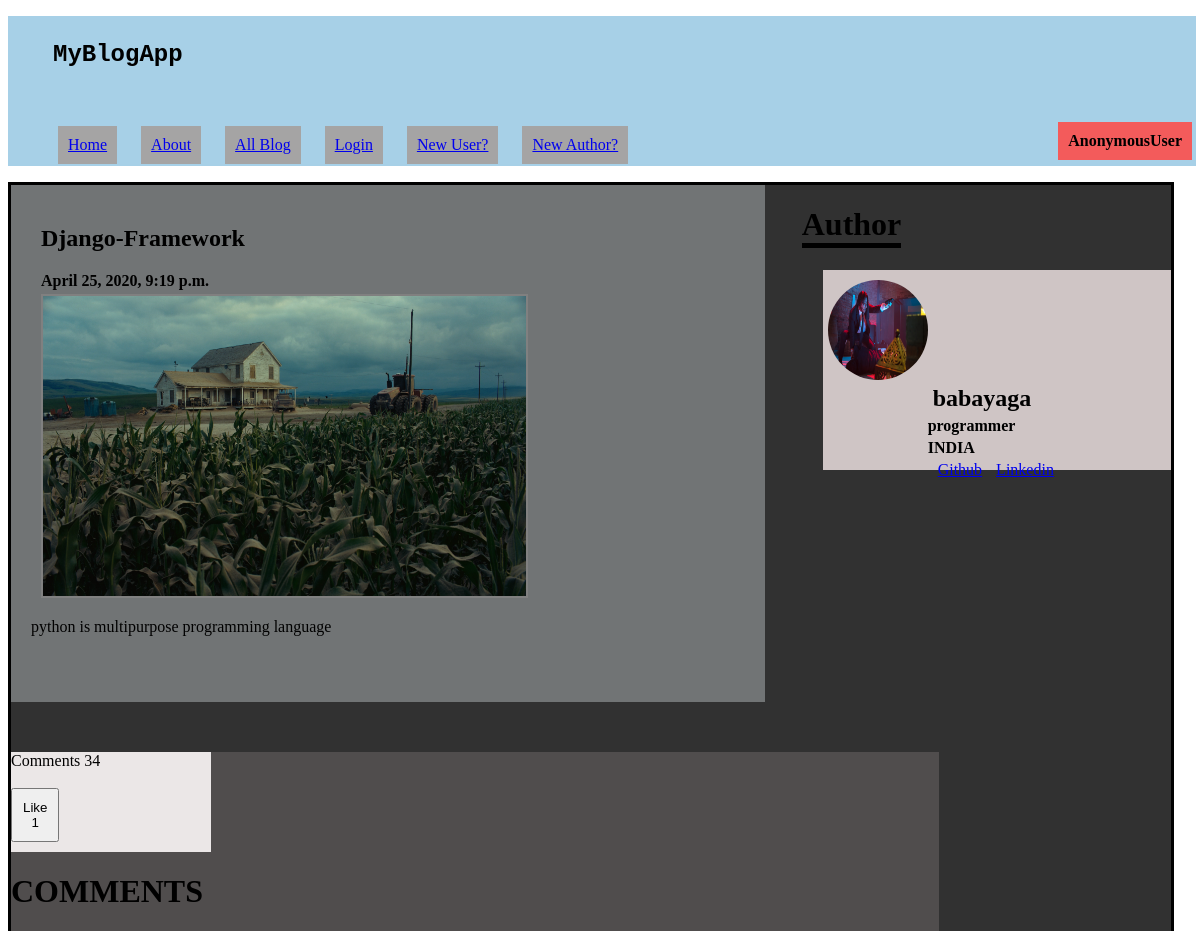
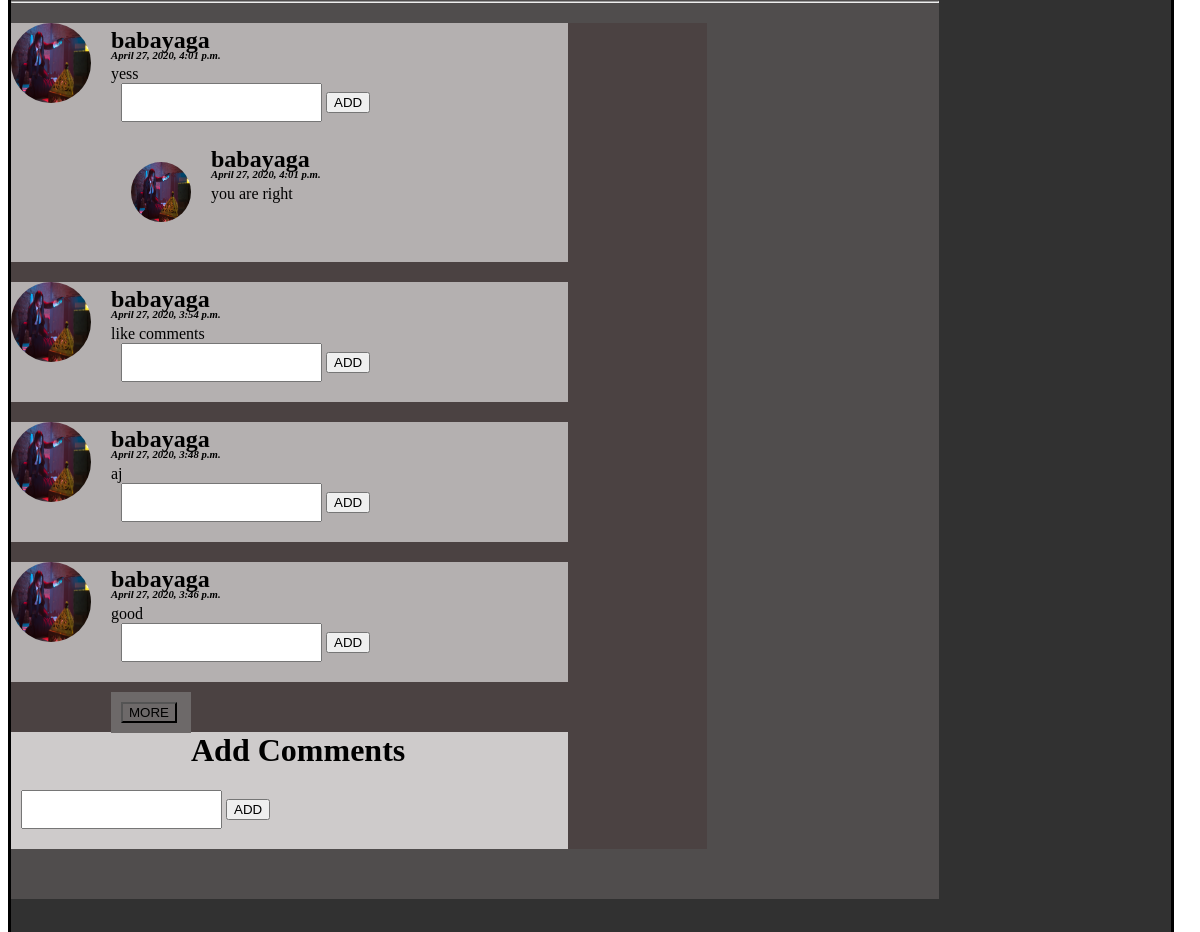
/ (upper part), run on an earlier commit of the app's database (2 pictures, top to bottom).
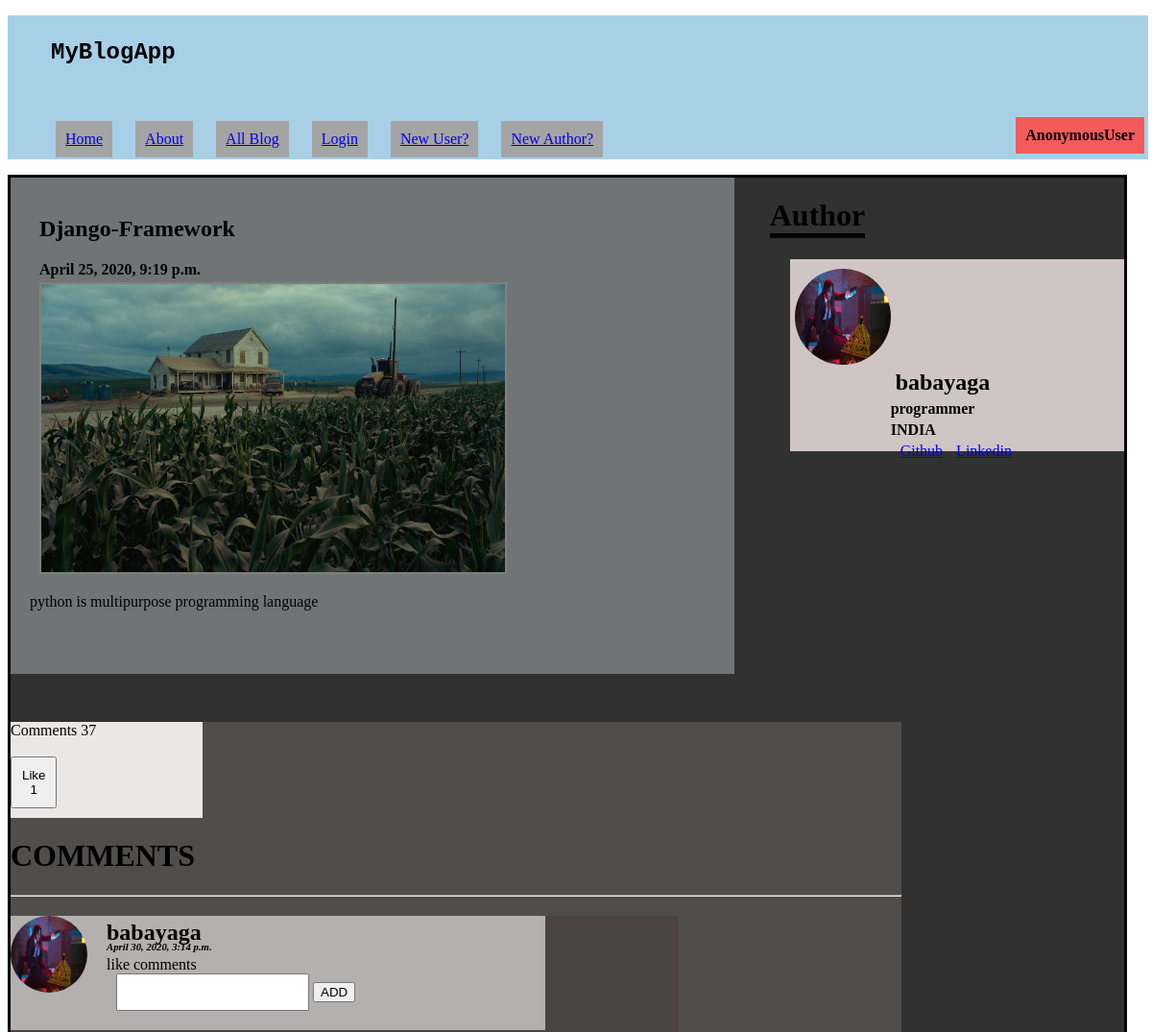
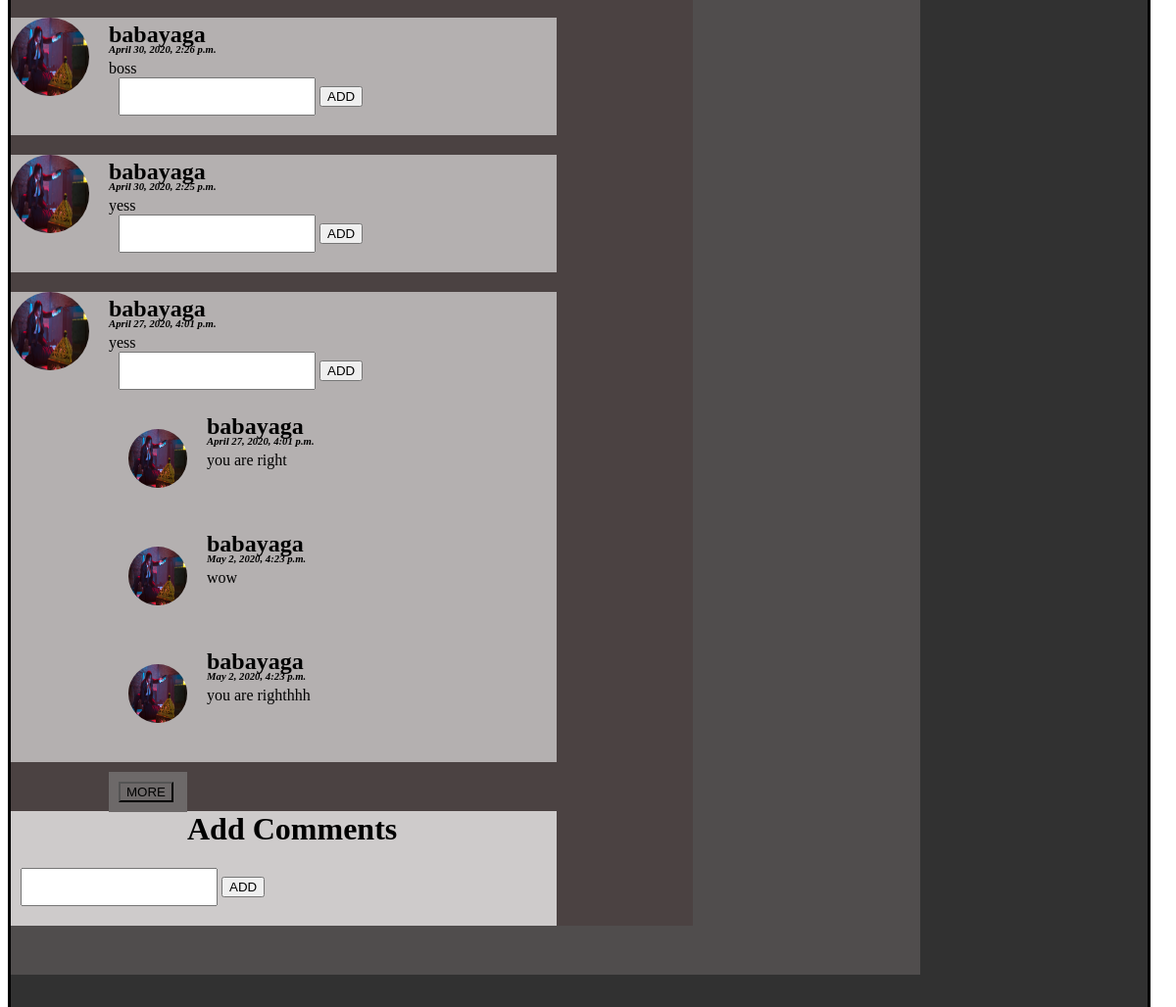
And on a later commit of the database (2 pictures, top to bottom).
### blog_app/models.py (models this page shows, shortened)
class Article(models.Model):
    type =(
        ("Programming","Programming"),
        ("Framework","Framework"),
        ("Hacking","Hacking"),
        ("Language","Language"),
        ("Other","Other"),
    )
    author = models.ForeignKey('MyUser',blank=True,null=True,on_delete=models.CASCADE)
    author_name = models.CharField(blank=True,max_length=25)
    title = models.CharField(max_length=50)
    thumbnail = models.ImageField(upload_to='thumbnail_img/')
    upload_date = models.DateTimeField(blank=True,default=timezone.now)
    category = models.CharField(max_length=30,default="Other",choices=type)
    content = models.CharField(max_length=5000)
    accessible = models.BooleanField(blank=True,default=False)

class MyUser(AbstractBaseUser,PermissionsMixin):
    f_name = models.CharField(blank=True,max_length=20,null=True)
    s_name = models.CharField(blank=True,max_length=20,null=True)
    email = models.CharField(max_length=40, unique=True)
    username = models.CharField(max_length=25,unique=True)
    profile_pic = models.ImageField(upload_to='user_pic')
    date_joined = models.DateField(default=timezone.now)
    occupation = models.CharField(blank=True,max_length=50,null=True)
    country = models.CharField(blank=True,max_length=15,null=True)
    authorise = models.BooleanField(default=False)
    github_address = models.CharField(blank=True,max_length=50,null=True)
    linkedin_address = models.CharField(blank=True,max_length=50,null=True)
    instagram_address = models.CharField(blank=True,max_length=50,null=True)
    is_active = models.BooleanField(default=True)
    is_author = models.BooleanField(default=False)
    is_user = models.BooleanField(default=False)
    is_staff = models.BooleanField(default=False)
    password = models.CharField(max_length=25)
    USERNAME_FIELD = 'email'
    REQUIRED_FIELDS = []
    objects = CustomUserManager()

class UserComments(models.Model):
    user = models.ForeignKey('MyUser',blank=True,null=True,on_delete=models.CASCADE)
    article = models.ForeignKey('Article',on_delete=models.CASCADE)
    u_msg = models.CharField(max_length=200)
    u_name = models.CharField(max_length=25)
    cmt_date = models.DateTimeField(default=timezone.now)

class ReplyComments(models.Model):
    article = models.ForeignKey('Article',on_delete=models.CASCADE)
    main_cmt = models.ForeignKey('UserComments',on_delete=models.CASCADE)
    r_msg = models.CharField(max_length=200)
    u_name = models.CharField(max_length=25)
    cmt_date = models.DateTimeField(default=timezone.now)

### blog_app/views.py (the view)
# urls.py: path('', views.index),
def index(request):
    new_blog = Article.objects.last()
    author = MyUser.objects.get(id=new_blog.author_id,is_author=True)
    related_articles = Article.objects.filter(category=new_blog.category,accessible=True)
    user = request.user
    total_cmts = UserComments.objects.filter(article_id=new_blog.id).count()
    cmts = UserComments.objects.filter(article_id=new_blog.id).order_by('-id')[:4]
    morecount = UserComments.objects.all().count()
    if morecount > 4:
        more = True
        request.session['next'] = '2'
    else:
        more = False
    replys = ReplyComments.objects.filter(article_id=new_blog.id)
    likes = ArticleLikes.objects.filter(article_id=new_blog.id).count()
    userlike = ArticleLikes.objects.filter(article_id=new_blog.id,user_id=request.user.id).exists()
    if userlike:
        active='blue'
    else:
        active ='black'
    context = {'more':more,'related_articles':related_articles,'active':active,'user':user,'new_blog':new_blog,'cmts':cmts,'replys':replys,'author':author,'likes':likes,'total_cmt':total_cmts}
    return render(request,'index.html',context)

### blog/templates/index.html (shortened to what this page needs)
<!DOCTYPE html>
{% load static %}
<html lang="en">
<head>
  <link rel="stylesheet" href="{% static 'style.css'%}">
</head>
<body>
<header>
<nav class="navbar navbar-expand-sm bg-light">
  <ul class="navbar-nav">
    <div class="web-title">
    <h2 style="font-family:Lucida Console, Courier, monospace;">MyBlogApp</h2><br>
  </div>
    <li class="nav-item">
      <a class="nav-link" href="\">Home</a>
    </li>
    <li class="nav-item">
      <a class="nav-link" href="{% url 'about' %}">About</a>
    </li>
    <li class="nav-item">
      <a class="nav-link" href="{% url 'all_blogs' %}">All Blog</a>
    </li>
    {% if user.is_authenticated %}
    {% if user.is_author %}
    <li class="nav-item">
      <a class="nav-link" href="{% url 'author_dashboard' %}">DashBoard</a>
    </li>
    {% else %}
    <li class="nav-item">
      <a class="nav-link" href="/author_register">Are You Author?</a>
    </li>
    {%endif%}
    {%else%}
    <li class="nav-item">
      <a class="nav-link" href="{% url 'login' %}">Login</a>
    </li>
    <li class="nav-item">
      <a class="nav-link" href="/user_register">New User?</a>
    </li>
    <li class="nav-item">
      <a class="nav-link" href="/author_register">New Author?</a>
    </li>
    {%endif%}
  </ul>
  {% if user.is_authenticated %}
  <div style="padding: 10px; background: rgb(91, 243, 116); float: right; margin-top: -60px;"><strong>{{user}}</strong>
      <a class="nav-link" href="logout">Logout</a>
   </div>
   {%else%}
   <div style="padding: 10px; background: rgb(243, 91, 91); float: right; margin-top: -60px;"><strong>{{user}}</strong> </div>
  {%endif%}
</nav>
</header>
<div class="container">
  {% block body%}
  <div class="left-container">
    <div class="title">
    <h2>{{new_blog.title}}</h2>
    <h4>{{new_blog.upload_date}}</h4>
  </div>
    <div class="article">
      <div class="article-img"> <img src="/media/{{new_blog.thumbnail}}" alt="img"></div>
      <p> {{new_blog.content}}</p>
    </div>
  </div>
  <h1 style="float: right; margin-right: 270px; border-bottom: 5px solid black;">Author</h1>
  <div class="right-container">
    <div class="author-img"> <img src="/media/{{author.profile_pic}}" alt=""></div>
    <div class="author-info">
      <h2>{{author.username}}</h2>
     <h4>{{author.occupation}}</h4>
       <h4>{{author.country}}</h4>
       {%if author.github_address %}
       <a href="{{author.github_address}}"><span class="social-link">Github</span></a>
       {%endif%}
       {%if author.linkedin_address %}
       <a href="{{author.linkedin_address}}"> <span class="social-link">Linkedin</span> </a>
       {%endif%}
      </div>
  </div>
  <div class="cmt-box">
    <div class="cmt-like" style="position: relative; width: 200px; height: 100px; background: rgb(235, 231, 231);">
      Comments {{total_cmt}} <br><br>
      <button id="like" style="padding: 10px;" ><div id="active" style="color:{{active}};"> Like </div>{{likes}}</button>
    </div>
    <h1>COMMENTS</h1>
    <hr>
    <div class="user-cmts">
      <div id="cmtdiv">
      {% for cmt in cmts %}
      <div class="user-cmt-box" style="margin-top: 20px;">
        <div class="user-img"> <img src="/media/{{cmt.user.profile_pic}}" alt=""></div>
        <div class="user-msg">
        <h2>{{cmt.u_name}}</h2>
        <h6 style="font-style: italic;">{{cmt.cmt_date}}</h6>
        <div style="margin-right: 20px; margin-top: -20px;">{{cmt.u_msg}}</div>
        <form id="cmt_reply-{{cmt.id}}" method="POST">
        <input type="text" name="r-msg" id="msg-{{cmt.id}}">
        <button onclick="comment_reply({{cmt.id}})" type="button">ADD</button>
      </form>
      </div>
     <div id="div-{{cmt.id}}">
      {% for reply in replys %}
      {% if reply.main_cmt_id == cmt.id%}
      <div class="sub-cmt">
        <div class="sub-user-img"> <img src="/media/{{reply.main_cmt.user.profile_pic}}" alt=""></div>
        <div class="user-msg">
        <h2>{{reply.u_name}}</h2>
        <h6 style="font-style: italic;">{{reply.cmt_date}}</h6>
        <div style="margin-right: 20px; margin-top: -20px;">{{reply.r_msg}}</div>
        </div>
      </div>
      {%endif%}
      {%endfor%}
    </div>
    </div>
      {% endfor %}
  </div>
  {% if more %}
  <div id="morecmt" style="float: left;">
    <div id="m" style="margin-top: 10px; margin-left: 100px; padding: 10px; width: 60px; background: rgb(109, 105, 105);"><button onclick="more()" style="background: none;">MORE</button></div>
  </div>
  {% endif %}
      <div class="cmt-form">
        <h1>Add Comments</h1>
        <form method="POST" id="cmtform" >
        <input type="text" name="cmt-msg" id="cmtmsg">
        <button id="addcmt">ADD</button>
      </form>
      </div>
    </div>
  </div>
{%endblock%}
</div>
</body>
</html>

### static/style.css (style rules this page uses)
.web-title { padding: 5px; }
.navbar-nav { width: 97%; height: 150px; background: rgb(167, 208, 231); text-decoration-style: none; }
.nav-item { margin: 10px; display: inline-flex; margin-top: 15px; }
.nav-link { padding: 10px; background: rgb(165, 164, 164); }
.container { width: 98%; height: auto; background: rgb(49, 49, 49); border: 3px solid black; }
.left-container { width: 65%; float: left; height: auto; background: rgb(113, 116, 117); margin-bottom: 50px; }
.article { float: left; width: 80%; height: auto; margin-left: 20px; margin-bottom: 50px; }
.article-img img { width: 80%; height: 300px; margin-left: 10px; border: 2px solid gray; }
.title { float: left; margin-left: 30px; margin-top: 20px; }
.right-container { float: right; width: 30%; height: 200px; background: rgb(207, 197, 197); }
.author-img img { margin-left: 5px; margin-top: 10px; float: left; width: 100px; height: 100px; border-radius: 100%; }
.author-info { float: right; width: 70%; height: 200px; }
.author-info h2 { margin: 5px; }
.social-link { margin-left: 10px; }
h4 { margin-top: 4px; margin-bottom:4px ; }
.cmt-box { width: 80%; height: auto; float: left; background: #504d4d; position: relative; margin-bottom: 50px; }
.user-cmts { width: 75%; height: auto; background: rgb(75, 66, 66); }
.user-img img { width: 80px; height: 80px; border-radius: 100%; }
.sub-user-img img { width: 60px; height: 60px; border-radius: 100%; margin-left: 20px; }
.user-cmt-box { width: 80%; height: auto; background: rgb(180, 176, 176); }
.user-msg { margin-left: 100px; margin-top: -100px; }
.user-msg h6 { margin-top: -25px; }
.cmt-form { width: 80%; height: auto; margin-top: 50px; margin-bottom: 50px; background: rgb(206, 203, 203); }
input { padding: 10px; margin-left: 10px; margin-bottom: 20px; }
.sub-cmt { margin-left: 100px; width: 80%; height: 100px; margin-top: 20px; }

What changed in the data, as far as the page shows it:
no longer on this page (row unchanged): UserComments: user.profile_pic (picture), u_name "babayaga", cmt_date "April 27, 2020, 3:54 p.m.", u_msg "like comments"
no longer on this page (row unchanged): UserComments: user.profile_pic (picture), u_name "babayaga", cmt_date "April 27, 2020, 3:48 p.m.", u_msg "aj"
no longer on this page (row unchanged): UserComments: user.profile_pic (picture), u_name "babayaga", cmt_date "April 27, 2020, 3:46 p.m.", u_msg "good"
added UserComments: user.profile_pic (picture), u_name "babayaga", cmt_date "April 30, 2020, 3:14 p.m.", u_msg "like comments"
added UserComments: user.profile_pic (picture), u_name "babayaga", cmt_date "April 30, 2020, 2:26 p.m.", u_msg "boss"
added UserComments: user.profile_pic (picture), u_name "babayaga", cmt_date "April 30, 2020, 2:25 p.m.", u_msg "yess"
added ReplyComments: main_cmt.user.profile_pic (picture), u_name "babayaga", cmt_date "May 2, 2020, 4:23 p.m.", r_msg "wow", shown under UserComments "April 27, 2020, 4:01 p.m."
added ReplyComments: main_cmt.user.profile_pic (picture), u_name "babayaga", cmt_date "May 2, 2020, 4:23 p.m.", r_msg "you are righthhh", shown under UserComments "April 27, 2020, 4:01 p.m."
Also different on the page:
{{ total_cmt }}: "34" → "37"
